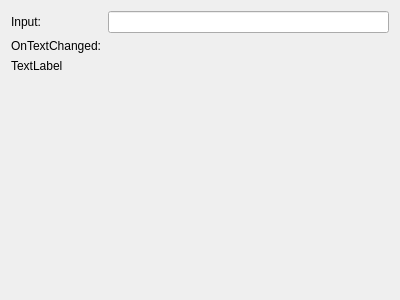
<?xml version="1.0" encoding="UTF-8"?>
<ui version="4.0">
 <class>Widget1</class>
 <widget class="QWidget" name="Widget1">
  <property name="geometry">
   <rect>
    <x>0</x>
    <y>0</y>
    <width>400</width>
    <height>300</height>
   </rect>
  </property>
  <property name="windowTitle">
   <string>Form</string>
  </property>
  <layout class="QFormLayout" name="formLayout">
   <item row="0" column="0">
    <widget class="QLabel" name="label_3">
     <property name="text">
      <string>Input:</string>
     </property>
    </widget>
   </item>
   <item row="0" column="1">
    <widget class="QLineEdit" name="lineEdit"/>
   </item>
   <item row="1" column="0">
    <widget class="QLabel" name="label">
     <property name="text">
      <string>OnTextChanged:</string>
     </property>
    </widget>
   </item>
   <item row="1" column="1">
    <widget class="QLabel" name="OnTextChanged">
     <property name="text">
      <string/>
     </property>
    </widget>
   </item>
   <item row="2" column="0">
    <widget class="QLabel" name="label_2">
     <property name="text">
      <string>TextLabel</string>
     </property>
    </widget>
   </item>
  </layout>
 </widget>
 <resources/>
 <connections/>
</ui>
